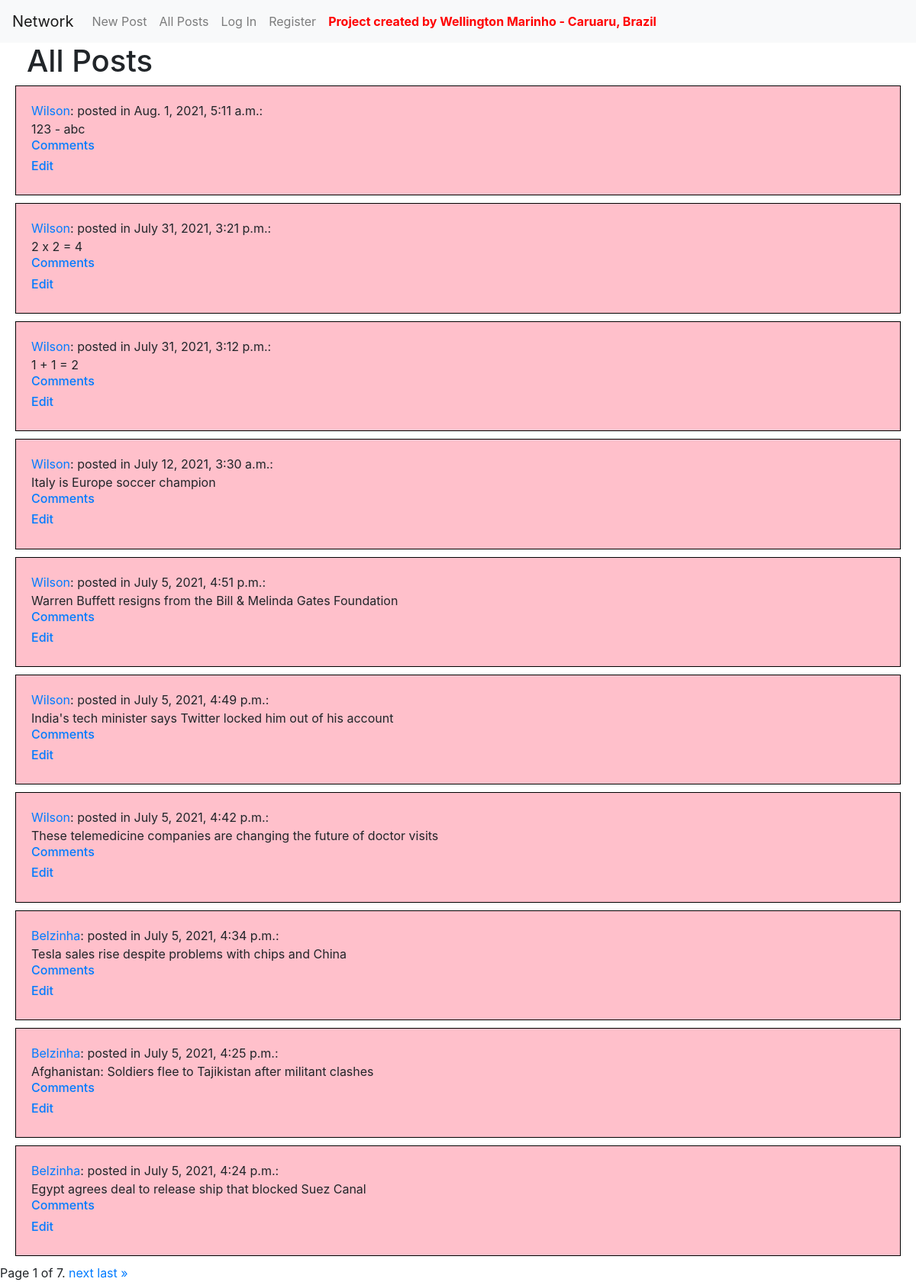
Page /all_posts on the committed database.
### network/models.py (models this page shows, shortened)
class Post(models.Model):
    content = models.CharField(max_length=264)
    time_of_creation = models.DateTimeField(default=timezone.now)
    creator = models.ForeignKey(User, on_delete=models.CASCADE, related_name="posts")
    now = datetime.now()

class User(AbstractUser):
    pass

### network/views.py (the view)
# urls.py: path("all_posts", views.all_posts, name="all_posts"),
def all_posts(request):
    post_list = Post.objects.all()
    post_list = post_list.order_by("-time_of_creation").all()
    paginator = Paginator(post_list, 10) # Show 10 contacts per page.
    page_number = request.GET.get('page', 1)
    page_obj = paginator.get_page(page_number)
    return render(request, 'network/all_posts.html', {'page_obj': page_obj})

### network/templates/network/all_posts.html (shortened to what this page needs)
{% extends "network/layout.html" %}
{% block body %}
        <h1 style="margin-left: 35px;">All Posts</h1>
        {% for post in page_obj %}
            <div class="well">
              <a href="{% url 'profile' post.creator.id %}">{{ post.creator }}</a>: posted in {{ post.time_of_creation }}: <br> {{ post.content }} <br>
              <h6><a href="{% url 'comment' post.id %}">Comments</a></h6>
              <h6><a href="{% url 'edit' post.id %}">Edit</a></h6>
            </div>
        {% endfor %}
        <div class="pagination">
            <span class="step-links">
                <span class="current">
                    Page {{ page_obj.number }} of {{ page_obj.paginator.num_pages }}.
                </span>
                {% if page_obj.has_next %}
                    <a href="?page={{ page_obj.next_page_number }}">next</a>
                    <a href="?page={{ page_obj.paginator.num_pages }}">last &raquo;</a>
                {% endif %}
            </span>
        </div>
{% endblock %}

### network/templates/network/layout.html (shortened to what this page needs)
{% load static %}
<!DOCTYPE html>
<html lang="en">
    <head>
        <link rel="stylesheet" href="https://stackpath.bootstrapcdn.com/bootstrap/4.4.1/css/bootstrap.min.css">
        <link href="{% static 'network/styles.css' %}" rel="stylesheet">
    </head>
    <body>
        <nav class="navbar navbar-expand-lg navbar-light bg-light">
            <a class="navbar-brand" href="#">Network</a>
            <div>
              <ul class="navbar-nav mr-auto">
                <li class="nav-item">
                  <a class="nav-link" href="{% url 'index' %}">New Post</a>
                </li>
                <li class="nav-item">
                  <a class="nav-link" href="{% url 'all_posts' %}">All Posts</a>
                </li>
                {% if user.is_authenticated %}
                    <li class="nav-item">
                        <a class="nav-link" href="{% url 'follower_index' %}">Following</a>
                    </li>
                    <li class="nav-item">
                        <a class="nav-link" href="{% url 'logout' %}">Log Out</a>
                    </li>
                {% else %}
                    <li class="nav-item">
                        <a class="nav-link" href="{% url 'login' %}">Log In</a>
                    </li>
                    <li class="nav-item">
                        <a class="nav-link" href="{% url 'register' %}">Register</a>
                    </li>
                {% endif %}
                <li class="nav-item">
                    <a class="nav-link" href="#"><strong style="color: red;">Project created by Wellington Marinho - Caruaru, Brazil</strong></a>
                </li>
              </ul>
            </div>
          </nav>
        <div class="body">
            {% block body %}
            {% endblock %}
        </div>
    </body>
</html>

### network/templates/network/layout.html (style rules this page uses)
.well { background-color: pink; border: 1px solid black; padding: 20px; margin-bottom: 10px; margin-left: 20px; margin-right: 20px; }

### rows in the picture
Post: creator "Wilson", time_of_creation "Aug. 1, 2021, 5:11 a.m.", content "123 - abc"
Post: creator "Wilson", time_of_creation "July 31, 2021, 3:21 p.m.", content "2 x 2 = 4"
Post: creator "Wilson", time_of_creation "July 31, 2021, 3:12 p.m.", content "1 + 1 = 2"
Post: creator "Wilson", time_of_creation "July 12, 2021, 3:30 a.m.", content "Italy is Europe soccer champion"
Post: creator "Wilson", time_of_creation "July 5, 2021, 4:51 p.m.", content "Warren Buffett resigns from the Bill & Melinda Gates Foundation"
Post: creator "Wilson", time_of_creation "July 5, 2021, 4:49 p.m.", content "India's tech minister says Twitter locked him out of his account"
Post: creator "Wilson", time_of_creation "July 5, 2021, 4:42 p.m.", content "These telemedicine companies are changing the future of doctor visits"
Post: creator "Belzinha", time_of_creation "July 5, 2021, 4:34 p.m.", content "Tesla sales rise despite problems with chips and China"
Post: creator "Belzinha", time_of_creation "July 5, 2021, 4:25 p.m.", content "Afghanistan: Soldiers flee to Tajikistan after militant clashes"
Post: creator "Belzinha", time_of_creation "July 5, 2021, 4:24 p.m.", content "Egypt agrees deal to release ship that blocked Suez Canal"

### other values in the picture
{{ page_obj.number }} "1"
{{ page_obj.paginator.num_pages }} "7"
